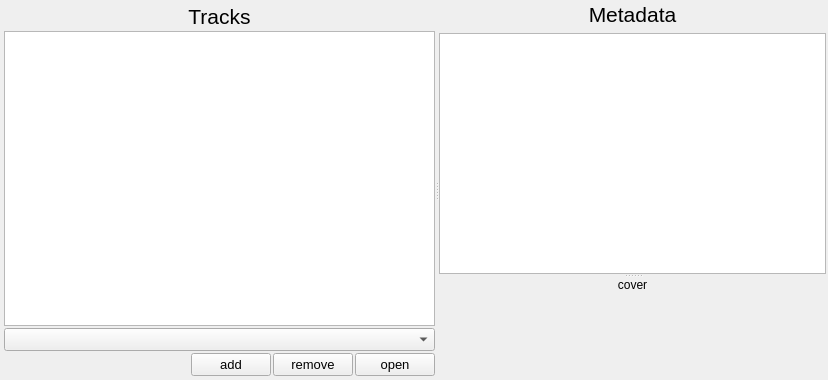
<?xml version="1.0" encoding="UTF-8"?>
<ui version="4.0">
 <class>TrackManager</class>
 <widget class="QWidget" name="TrackManager">
  <property name="geometry">
   <rect>
    <x>0</x>
    <y>0</y>
    <width>828</width>
    <height>380</height>
   </rect>
  </property>
  <property name="windowTitle">
   <string>Track Manager</string>
  </property>
  <layout class="QVBoxLayout" name="verticalLayout_3">
   <property name="spacing">
    <number>0</number>
   </property>
   <property name="leftMargin">
    <number>2</number>
   </property>
   <property name="topMargin">
    <number>2</number>
   </property>
   <property name="rightMargin">
    <number>2</number>
   </property>
   <property name="bottomMargin">
    <number>2</number>
   </property>
   <item>
    <widget class="QSplitter" name="splitter_3">
     <property name="orientation">
      <enum>Qt::Orientation::Horizontal</enum>
     </property>
     <widget class="QWidget" name="layoutWidget">
      <layout class="QVBoxLayout" name="tracks_layout">
       <property name="spacing">
        <number>2</number>
       </property>
       <property name="leftMargin">
        <number>2</number>
       </property>
       <property name="topMargin">
        <number>2</number>
       </property>
       <property name="bottomMargin">
        <number>2</number>
       </property>
       <item>
        <widget class="QLabel" name="tracks_label">
         <property name="font">
          <font>
           <pointsize>16</pointsize>
          </font>
         </property>
         <property name="text">
          <string>Tracks</string>
         </property>
         <property name="alignment">
          <set>Qt::AlignmentFlag::AlignCenter</set>
         </property>
        </widget>
       </item>
       <item>
        <widget class="QListView" name="track_list"/>
       </item>
       <item>
        <widget class="QWidget" name="device_widget" native="true">
         <layout class="QHBoxLayout" name="horizontalLayout_2">
          <property name="spacing">
           <number>0</number>
          </property>
          <property name="leftMargin">
           <number>0</number>
          </property>
          <property name="topMargin">
           <number>0</number>
          </property>
          <property name="rightMargin">
           <number>0</number>
          </property>
          <property name="bottomMargin">
           <number>0</number>
          </property>
          <item>
           <widget class="QSplitter" name="splitter_2">
            <property name="orientation">
             <enum>Qt::Orientation::Horizontal</enum>
            </property>
            <widget class="QComboBox" name="device_selection">
             <property name="baseSize">
              <size>
               <width>400</width>
               <height>0</height>
              </size>
             </property>
             <property name="font">
              <font>
               <pointsize>10</pointsize>
              </font>
             </property>
             <property name="placeholderText">
              <string>select output device</string>
             </property>
            </widget>
           </widget>
          </item>
         </layout>
        </widget>
       </item>
       <item>
        <layout class="QHBoxLayout" name="buttons_layout">
         <item>
          <spacer name="horizontalSpacer">
           <property name="orientation">
            <enum>Qt::Orientation::Horizontal</enum>
           </property>
           <property name="sizeHint" stdset="0">
            <size>
             <width>40</width>
             <height>20</height>
            </size>
           </property>
          </spacer>
         </item>
         <item>
          <widget class="QPushButton" name="add_track_button">
           <property name="font">
            <font>
             <pointsize>10</pointsize>
            </font>
           </property>
           <property name="text">
            <string>add</string>
           </property>
          </widget>
         </item>
         <item>
          <widget class="QPushButton" name="remove_track_button">
           <property name="font">
            <font>
             <pointsize>10</pointsize>
            </font>
           </property>
           <property name="text">
            <string>remove</string>
           </property>
          </widget>
         </item>
         <item>
          <widget class="QPushButton" name="open_controller_button">
           <property name="font">
            <font>
             <pointsize>10</pointsize>
            </font>
           </property>
           <property name="text">
            <string>open</string>
           </property>
          </widget>
         </item>
        </layout>
       </item>
      </layout>
     </widget>
     <widget class="QWidget" name="">
      <layout class="QVBoxLayout" name="verticalLayout_2">
       <item>
        <widget class="QLabel" name="metadata_label">
         <property name="font">
          <font>
           <pointsize>16</pointsize>
          </font>
         </property>
         <property name="text">
          <string>Metadata</string>
         </property>
         <property name="alignment">
          <set>Qt::AlignmentFlag::AlignCenter</set>
         </property>
        </widget>
       </item>
       <item>
        <widget class="QSplitter" name="splitter">
         <property name="orientation">
          <enum>Qt::Orientation::Vertical</enum>
         </property>
         <widget class="AutoResizeTableWidget" name="metadata_table"/>
         <widget class="QWidget" name="album_info_widget" native="true">
          <layout class="QVBoxLayout" name="verticalLayout" stretch="0,1">
           <property name="spacing">
            <number>2</number>
           </property>
           <property name="leftMargin">
            <number>0</number>
           </property>
           <property name="topMargin">
            <number>0</number>
           </property>
           <property name="rightMargin">
            <number>0</number>
           </property>
           <property name="bottomMargin">
            <number>0</number>
           </property>
           <item>
            <widget class="QLabel" name="album_cover_label">
             <property name="text">
              <string>cover</string>
             </property>
             <property name="alignment">
              <set>Qt::AlignmentFlag::AlignCenter</set>
             </property>
            </widget>
           </item>
           <item>
            <widget class="ScalableImageLabel" name="album_cover">
             <property name="minimumSize">
              <size>
               <width>64</width>
               <height>64</height>
              </size>
             </property>
             <property name="text">
              <string/>
             </property>
             <property name="alignment">
              <set>Qt::AlignmentFlag::AlignCenter</set>
             </property>
            </widget>
           </item>
          </layout>
         </widget>
        </widget>
       </item>
      </layout>
     </widget>
    </widget>
   </item>
  </layout>
 </widget>
 <customwidgets>
  <customwidget>
   <class>AutoResizeTableWidget</class>
   <extends>QTableWidget</extends>
   <header location="global">AutoResizeTableWidget.h</header>
  </customwidget>
  <customwidget>
   <class>ScalableImageLabel</class>
   <extends>QLabel</extends>
   <header location="global">ScalableImageLabel.h</header>
  </customwidget>
 </customwidgets>
 <resources/>
 <connections/>
</ui>
